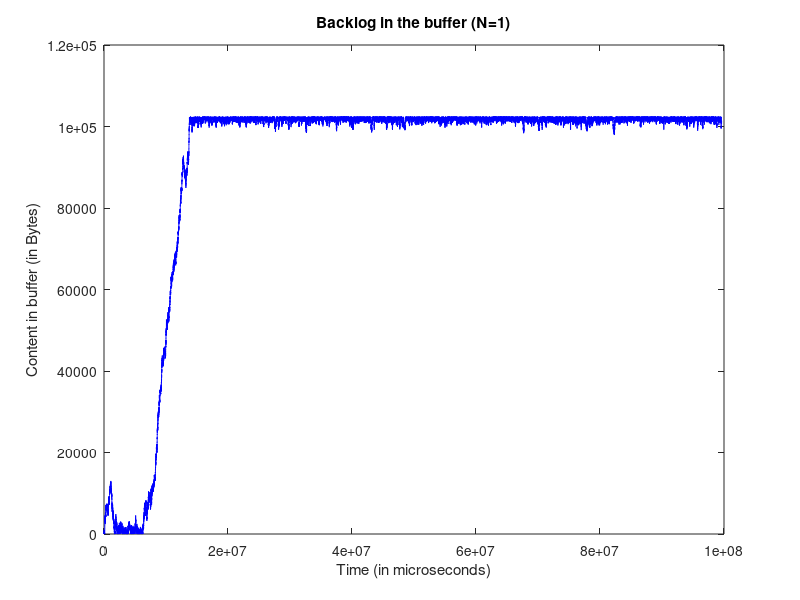

The MATLAB source for this figure: (Note: a time limit stopped this script after it produced the figure.)
clc; clear all;

[time_p2, packetsize_p2, bufferSize, noToken] = textread('ps_n1.txt', '%f %f %f %f');

i=1;
time2(i)=0;
buffer(i)=bufferSize(i);
%disp(buffer(i));

i=2;
while i<=length(packetsize_p2)
    time2(i)=time2(i-1)+time_p2(i);
    buffer(i)=bufferSize(i);

    %disp(buffer(i));
    i=i+1;
end

%time2/1e6;
fig1 = figure(1);
plot(time2,buffer,'-b');
title('Backlog in the buffer (N=1)');
xlabel('Time (in microseconds)');
ylabel('Content in buffer (in Bytes)');
%ylim([-1,200]);
%xlim([0,5.4e6]);
%legend 
%legend('Backlog in the buffer (N=1)','Location','northeast');

set(figure(1),'OuterPosition',[1 1 1060 664]);
saveas(figure(1),'plot_n1_backlog','png');


[packet_no_p, time_p, packetsize_p] = textread('generator_n1.txt', '%f %f %f');
figure(1);
i=1;
time1(i)=0;
arrival(i)=packetsize_p(i);
i=2;
while i<=length(packet_no_p)
    time1(i)=time1(i-1)+time_p(i);
    arrival(i) = arrival(i-1)+packetsize_p(i);
    i=i+1;
end

[packet_no_p3, time_p3, packetsize_p3] = textread('sink_n1.txt', '%f %f %f');
i=1;
time3(i)=0;
arrival3(i)=packetsize_p3(i);
i=2;
while i<=length(packetsize_p3)
    time3(i)=time3(i-1)+time_p3(i);
    arrival3(i)=arrival3(i-1)+packetsize_p3(i);
    i=i+1;
end

waiting_time = zeros(1,length(packetsize_p3)); 
i=1;
while i<=length(packetsize_p3)
    j=i;
    while (((buffer(i) + packetsize_p2(i)) > 102400) && j< length(packetsize_p3) )
        j = j+1;
    end
    waiting_time(i) = time3(i) - time1(j); %microseconds!!!
    if waiting_time(i) < 0
        waiting_time(i) = 0;
    end
    i = i+1;
end

fig2=figure(2);
plot(time3,waiting_time,'-b');
title('Waiting time (N=1)');
xlabel('Time (in microseconds)');
ylabel('Waiting time (in microseconds)');
%ylim([-1,200]);
%xlim([0,5.4e6]);
%legend 
%legend('Backlog in the buffer (N=1)','Location','northeast');

set(fig2,'OuterPosition',[1 1 1060 664]);
saveas(fig2,'plot_n1_waitingtime','png');


discard_p = zeros(1, length(packetsize_p3));
i=1;
while i<=length(packetsize_p3)
    if ((buffer(i) + packetsize_p2(i)) > 102400)
        discard_p(i) = 1;
    end
    i=i+1;
end

fig3=figure(3);
plot(time3,cumsum(discard_p),'-b');
title('Number of Discarded packets (N=1)');
xlabel('Time (in microseconds)');
ylabel('Total discarded packets');
%ylim([-1,200]);
%xlim([0,5.4e6]);
%legend 
%legend('Backlog in the buffer (N=1)','Location','northeast');

set(fig3,'OuterPosition',[1 1 1060 664]);
saveas(fig3,'plot_n1_discard','png');
